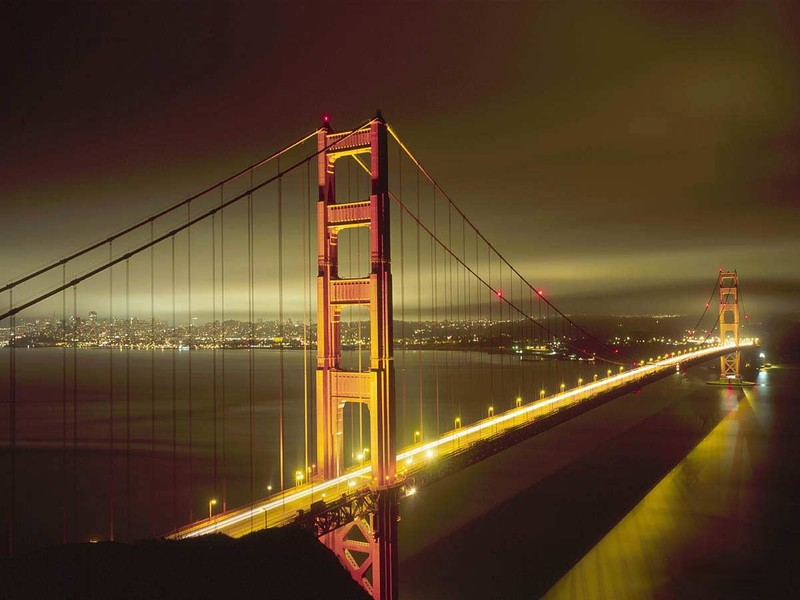
%> input picture Shearlet/ShearLab-PPFT-1.0/Datasets/bridge.jpg, 800 x 600 px
$ octave DenoiseDemo2.m   (GNU Octave 9; MATLAB toolbox functions it lacks are replaced by stand-ins)
%> lines starting %> are read from the running program, lines starting %| are printed output that depends on the picture
### Shearlet/ShearLab-PPFT-1.0/Denoising/dshden.m
function [RecX,ThresCoeff]=dshden(X,thr,R,beta,basisChoice,level,CG,err,its)
%% DSHDEN shearlet denosing
%
%% Description
% [RECX,THRESCOEFF]=DSHDEN(X,THR,R,BETA,BASISCHOICE,LEVEL,CG,ERR,ITS).
% shearlet denoising.
% INPUT
%    X      - Noisy image
%    thr    - threshold
%    R      - oversampling rate, default R = 2;
%    beta   - scaling factor, default beta = 4;
%basisChoice- weighting basis matrix, see BASISFUNCTION
%    level  - decomposition level
%    CG     - if CG == 1, use CG iteration to get the inverse
%             else, use Adjoint
%    err    - error control in the CG.
%    its    - iteration total number
% OUTPUT
%    recX       - reconstructed image
%    ThresCoeff - shearlet coefficient of X.
%
%% Examples
%    see DENOISEDEMO
%% See also SHEARLETTRANSFORM, GENERATEW, ADJSHEARLETTRANSFORM,
%% INVSHEARLETTRANSFORM, DENOISEDEMO
%
%% Copyright
% Copyright (C) 2011. Xiaosheng Zhuang, University of Osnabrueck


% preprocessing
[n,m] = size(X);
if n ~= m   error('image must be a square!');  end
N = n;

if nargin < 2
    error('Input threshold!');
elseif  nargin == 2
    R     = 2;    beta  = 4;    basisChoice = 0;
    level = 0;    CG    = 0;
    err   = 1e-5; its   = N;
elseif nargin == 3
    beta  = 4;    basisChoice = 0;
    level = 0;    CG    = 0;
    err   = 1e-5; its   = N;
elseif nargin == 4
    basisChoice = 0;
    level = 0;    CG    = 0;
    err   = 1e-5; its   = N;
elseif nargin == 5
    level = 0;    CG    = 0;
    err   = 1e-5; its   = N;
elseif nargin == 6
    CG    = 0;
    err   = 1e-5; its   = N;
elseif nargin == 7
    err   = 1e-5; its   = N;
elseif nargin == 8
    its   = N;
end

% Compute Shearlet coeffcients
w1  = generateW(N,R,basisChoice);
ShX = ShearletTransform(X,R,beta,w1,level);

% thresholding
ThresCoeff = ShXThres(ShX,N,R,beta,thr,level);

% reconstruction
 w2 = generateW(N,R,basisChoice);
 if CG == 1                                 % using CG
    [RecX,it,res] = InvShearletTransform(ThresCoeff,N,R,beta,w2,err,its);
    disp(['Iterative Times for Reconstruction (CG) = ' num2str(it)]);
 else                                       % using Adjoint
    RecX = AdjShearletTransform(ThresCoeff,N,R,beta,w2);
 end


end

### Shearlet/ShearLab-PPFT-1.0/Weighting/generateW.m
function W = generateW(N,R,basisChoice)
%% WEIGHTGENERATE generate weight on a pseudo-polar grid
%
%% Description
%  W = WEIGHTGENERATE(N,R,BASISCHOICE) generate a weight matrix on a pseudo-polar
%  grid for an image of size N. basisChoice is the basis parameter in the
%  routine  BASISFUNCTION. R is the oversampling rate.
%  if basisChoice = 0 return a identity matrix
%
%% Examples
%    N = 64; R = 2; Choice = 1;
%    W = generateW(N,R,Choice);
%
%% See also BASISFUNCTION, FINDWEIGHT, LOADW, SAVEW, ERRORW,
%% ERRORW_RANDOM, WEIGHTGENERATE

%% Copyright
% Copyright (C) 2011. Xiaosheng Zhuang, University of Osnabrueck

if basisChoice == 0
    W = ones(2,R*N+1,N+1);
    return;
end

P  = basisFunction(N,R,basisChoice);
w0 = loadW(N,R,basisChoice);
W  = WeightGenerate(N,P,w0);
end

### Shearlet/ShearLab-PPFT-1.0/Demos/DenoiseDemo2.m
%% DENOISEDEMO
% denoising demo using shearlets
%
%% Description
%    Denoising demo using shearlet transform
%% Examples
%
%% See also SHEARLETTRANSFORM, GENERATEW, ADJSHEARLETTRANSFORM,
%% INVSHEARLETTRANSFORM, DSHDEN
%
%% Copyright
% Copyright (C) 2011. Xiaosheng Zhuang, University of Osnabrueck


clc
clear all;
close all;

%% Reading image
% 1. image bridge
 img = imread('bridge.jpg');
%> img is the input picture: size 600x800x3 uint8; mean R, G, B 86.9, 64.2, 37.6
 img = double(img(89:600,1:512,:));
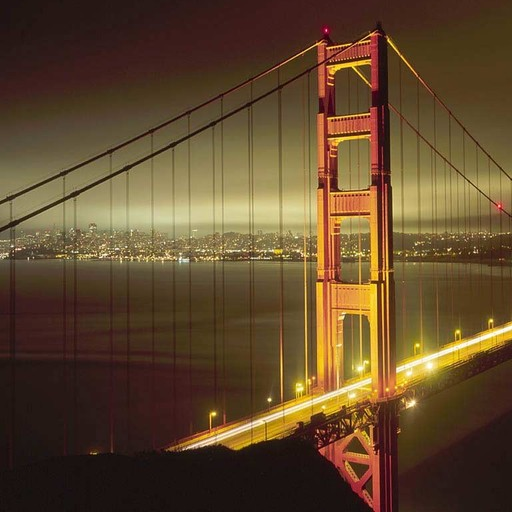
%> img: size 512x512x3 double; mean R, G, B 96.3, 72.4, 44.3

%% generating a noisy image
sigma = 30;   % noise level
noise = randn(size(img))*sigma; % Gaussian noise
noisyImg = img+noise;
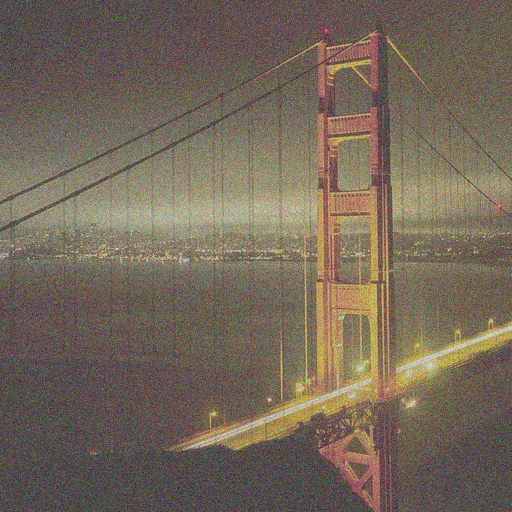
%> noisyImg: size 512x512x3 double; mean R, G, B 96.2, 72.4, 44.3; drawn with min black and max white
%> the run ends on the next line

%% Setting parameters
R      = 2;                % oversammpling rate R = 2, 4, 8, 16;
beta   = 2;                % scaling factor beta = 2, 4
Choice = 1;                % basis Choice, see GENERATEW
CG     = 0;                % Use CG or not
err    = 1e-5;             % CG control error
its    = 10;               % CG maximal iterations
thr    = 0.01*sigma;       % setting threshold

%% Denoising
tic
for j = 1:3
recImg(:,:,j) = dshden(noisyImg(:,:,j),thr,R,beta,Choice,0,CG,err,its);
